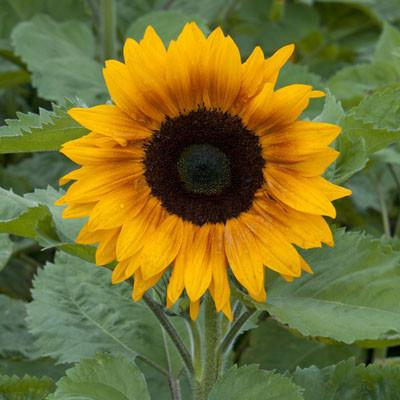
#> input picture process/images/sunflower.jpg, 400 x 400 px, found by its file name
$ python a.py
#> lines starting #> are read from the running program, lines starting #| are printed output that depends on the picture
import pandas as pd
import cv2
import numpy as np
from sklearn.cluster import KMeans
import math
import collections

import time
start = time.time()

img = cv2.imread('Q:\\print_a_pic\\process\\images\\sunflower.jpg')
#> img is the input picture: shape (400, 400, 3); mean B, G, R 45.5, 112.7, 119.1
gray = cv2.cvtColor(img, cv2.COLOR_BGR2GRAY)
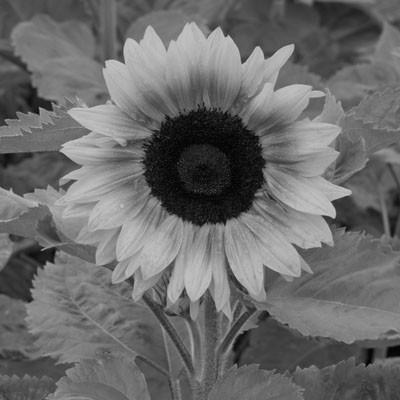
#> gray: shape (400, 400); min 2, max 205, mean 107
hsv = cv2.cvtColor(img, cv2.COLOR_BGR2HSV)
#> hsv: shape (400, 400, 3); mean H, S, V 38.2, 152.1, 133.9
edge = cv2.Canny(img, 200, 200)
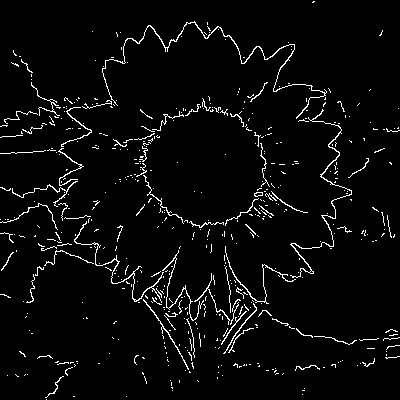
#> edge: shape (400, 400); 3.9% white in thin lines or dots
h, w, _ = img.shape
#> h = 400; w = 400
layers = 5

bgrpx = img.reshape(h*w, 3)
hsvpx = hsv.reshape(h*w, 3)

df = pd.DataFrame({
    'f1': bgrpx[0:, 0],
    'f2': bgrpx[0:, 1],
    'f3': bgrpx[0:, 2]
})
#> df = table of 160000 rows and 3 columns

print("imports and data loaded " + str(time.time() - start))

kmeans = KMeans(n_clusters = layers)
kmeans.fit(df)
z = kmeans.labels_

print("clust finished " + str(time.time() - start))

x, y = [], []
for j in range(h):
    for i in range(w):
        x.append(i)
        y.append(j)


def distances():
    meep = np.zeros(layers)
    count = np.zeros(layers)
    for t in range(layers):
        for p in range(h*w):
            if z[p] == t:
                meep[t] += math.sqrt( (w/2 - x[p])**2 + (h/2 - y[p])**2 )
                count[t] += 1
#> after the loop, count = [17679, 14517, 50297, 46231, 31276]
    return meep/count


d = {}
avg = distances()
#> avg = [105.2, 93.31, 182.3, 186.5, 111.2]
for t in range(len(avg)):
    d[avg[t]] = t
od = collections.OrderedDict(sorted(d.items()))
reshape = list(od.values())[::-1]
#> reshape = [3, 2, 4, 0, 1]


def flipflop():
    for p in range(h*w):
        for t in range(len(reshape)):
            if z[p] == reshape[t]:
                z[p] = t
                break

print("starting flipflop " + str(time.time() - start))

flipflop()

print("flipflop complete " + str(time.time() - start))

edgeValues = edge.reshape(h*w, 1)

def add_edges():
    for t in range(len(z)):
        if edgeValues[t] == 255:
            if z[t] <= layers / 2:
                z[t] = layers
            else:
                z[t] = 0

add_edges()
for pt in range(len(z)):
    z[pt] = z[pt] * 255 / layers

print("edges added " + str(time.time() - start))

new = gray.copy()
p = 0
for j in range(h):
    for i in range(w):
        new[j][i] = z[p]
        p += 1
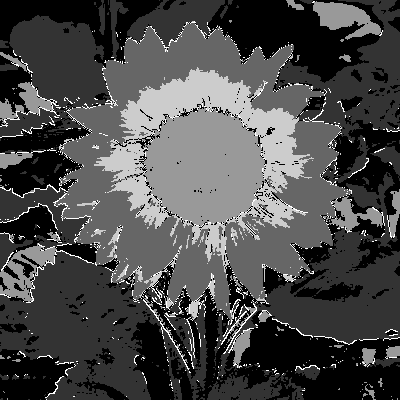
#> new: shape (400, 400); min 0, max 255, mean 74.3
#> after the loop, p = 160000

kernel = np.ones((5,5), np.float32) / 25
blur = cv2.filter2D(new, -1, kernel)
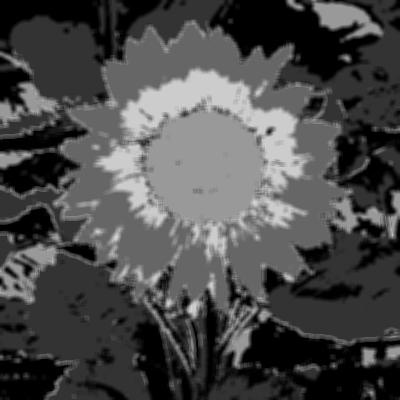
#> blur: shape (400, 400); min 0, max 214, mean 74.3

print("blurred and finished. total time: " + str(time.time() - start))

cv2.imshow('new', new)
cv2.waitKey(0)
cv2.destroyAllWindows()

$ run again, with process/images/pink.jpg copied over process/images/sunflower.jpg
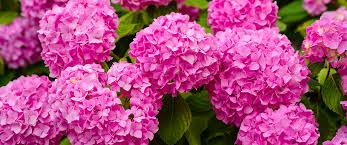
#> input picture process/images/pink.jpg, 347 x 145 px, found by its file name
#> img is the input picture: shape (145, 347, 3); mean B, G, R 129.5, 76, 175.8
#> hsv: shape (145, 347, 3); mean H, S, V 133.8, 174.5, 177.8
#> `edge = cv2.Canny(img, 200, 200)`:
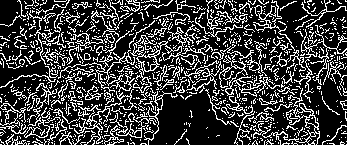
#> edge: shape (145, 347); 24.6% white in thin lines or dots
#> df = table of 50315 rows and 3 columns
#> after the loop `for j in range(h):`: p = 50315
#> `blur = cv2.filter2D(new, -1, kernel)`:
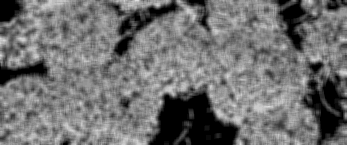
#> blur: shape (145, 347); min 0, max 224, mean 112.5
